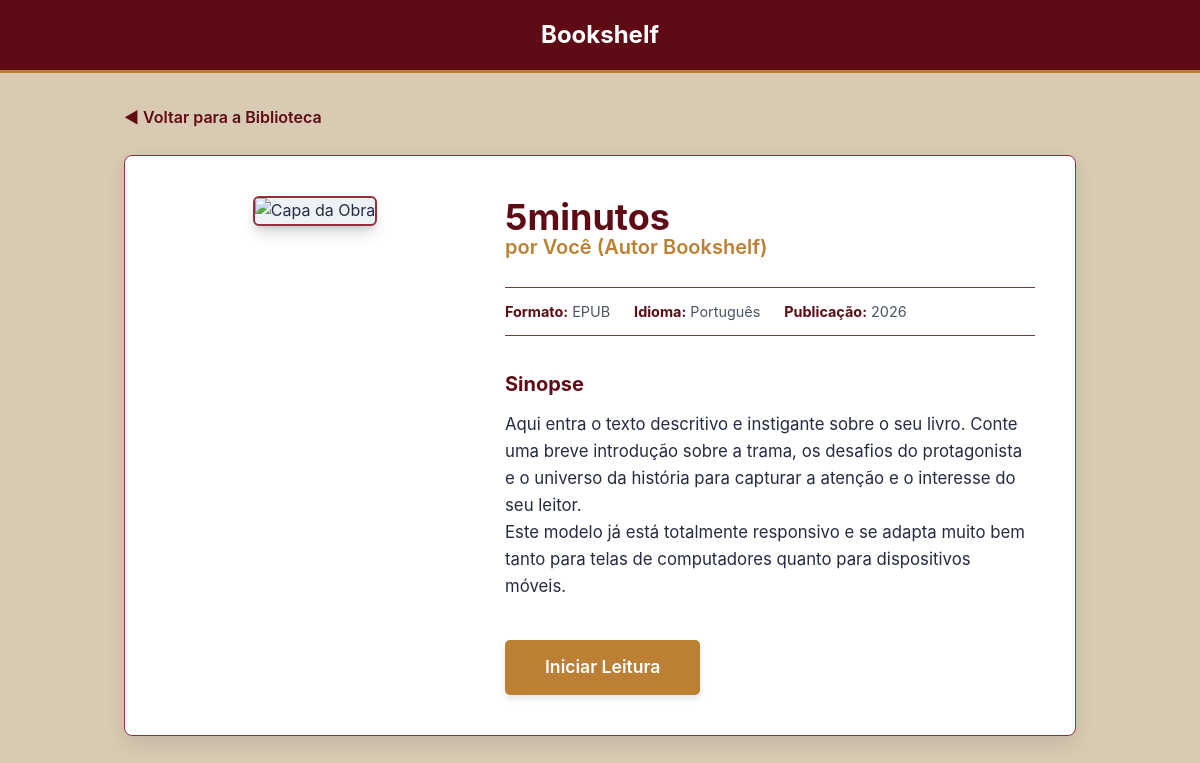
The page /livro/1 on the database its author committed.
### tables this page shows
CREATE TABLE livros (
                id_livro INTEGER PRIMARY KEY AUTOINCREMENT,
                titulo VARCHAR(255) NOT NULL,
                autor VARCHAR(255),
                arquivo_epub VARCHAR(10),
                id_categoria INT
            );

### app.py (the view)
@app.route('/descricao')
@app.route('/livro/<int:id_livro>')
def descricao_livro(id_livro=None):
    livro = None
    if id_livro is not None:
        cursor = mysql.connection.cursor()
        cursor.execute("SELECT id_livro as id, titulo, autor, arquivo_epub as formato FROM livros WHERE id_livro = %s", (id_livro,))
        livro = cursor.fetchone()
        cursor.close()
    return render_template('descricaolv.html', livro=livro)

### app.py (called while the page is built, shortened)
@app.teardown_appcontext
def fechar_conexao_sqlite(exception):
    db = g.pop('sqlite_db', None)
    if db is not None:
        db.close()

    def execute(self, query, params=None):
        q = query.replace('%s', '?')
        if params is not None:
            return self._cursor.execute(q, params)
        return self._cursor.execute(q)

    def fetchone(self):
        row = self._cursor.fetchone()
        return dict(row) if row is not None else None

    def close(self):
        self._cursor.close()

    def cursor(self):
        return SQLiteDictCursor(self._conn)

    def close(self):
        self._conn.close()

    @property
    def connection(self):
        if 'sqlite_db' not in g:
            g.sqlite_db = SQLiteConnectionWrapper(SQLITE_DB_PATH)
        return g.sqlite_db

### templates/descricaolv.html (shortened to what this page needs)
<!DOCTYPE html>
<html lang="pt-BR">
<head>
    <link rel="stylesheet" href="{{ url_for('static', filename='estilogr.css') }}">
</head>
<body>
    <header>
        <h1>Bookshelf</h1>
    </header>
    <div class="container">
        <a href="{{ url_for('index') }}" class="back-link">◀ Voltar para a Biblioteca</a>
        <article class="book-details-card">
            <div class="book-cover-wrapper">
                <img src="https://images.unsplash.com/photo-1544947950-fa07a98d237f?auto=format&fit=crop&w=600&q=80" alt="Capa da Obra" class="book-cover">
            </div>
            <div class="book-info">
                <h2>{{ livro.titulo if livro else 'Nome da Obra Fantástica' }}</h2>
                <div class="book-author">por {{ livro.autor if livro else 'Autor Nome Sobrenome' }}</div>
                <div class="book-meta">
                    <div class="meta-item"><strong>Formato:</strong> {{ livro.formato if livro else 'EPUB' }}</div>
                    <div class="meta-item"><strong>Idioma:</strong> Português</div>
                    <div class="meta-item"><strong>Publicação:</strong> 2026</div>
                </div>
                <div class="book-synopsis">
                    <h3>Sinopse</h3>
                    <p>
                        Aqui entra o texto descritivo e instigante sobre o seu livro. Conte uma breve introdução sobre a trama, os desafios do protagonista e o universo da história para capturar a atenção e o interesse do seu leitor.
                    </p>
                    <p>
                        Este modelo já está totalmente responsivo e se adapta muito bem tanto para telas de computadores quanto para dispositivos móveis.
                    </p>
                </div>
                <a href="{{ url_for('ler_livro', id_livro=livro.id) if livro else url_for('index') }}" class="btn-read">Iniciar Leitura</a>
            </div>
        </article>
    </div>
</body>
</html>

### static/estilogr.css (style rules this page uses)
:root { --bg-main: #D9CAB3; --bg-nav: #5E0B15; --bg-board: #ffffff; --card-bg: #90323D; --card-inner-bg: #5E0B15; --card-info-bg: #90323D; --card-action-bg: #5E0B15; --accent-blue: #BC8034; --accent-magenta: #90323D; --text-dark: #252b42; --text-light: #ffffff; --border-color: #e5e7eb; }
* { box-sizing: border-box; margin: 0; padding: 0; }
body { background-color: var(--bg-main); font-family: 'Montserrat', 'Segoe UI', Roboto, sans-serif; color: var(--text-dark); line-height: 1.5; }
:root { --cor-verde-marca: #5E0B15; --cor-fundo: #D9CAB3; --cor-superficie: #ffffff; --cor-texto-principal: #1f2937; --cor-texto-secundario: #4b5563; --cor-borda: #d1d5db; --cor-primaria: #90323D; --cor-primaria-hover: #5E0B15; --transicao-padrao: transform 0.4s cubic-bezier(0.4, 0, 0.2, 1), opacity 0.4s ease-in-out; --raio-borda: 12px; }
*, *::before, *::after { box-sizing: border-box; margin: 0; padding: 0; }
body { font-family: 'Segoe UI', Roboto, Helvetica, Arial, sans-serif; background-color: var(--cor-fundo); color: var(--cor-texto-principal); min-height: 100vh; display: flex; flex-direction: column; }
:root { --primary-color: #5E0B15; --primary-hover: #90323D; --background: #D9CAB3; --card-bg: #ffffff; --text-main: #252b42; --text-muted: #5E0B15; --border-color: #90323D; --accent-gold: #BC8034; }
body { font-family: 'Montserrat', -apple-system, BlinkMacSystemFont, "Segoe UI", Roboto, Helvetica, Arial, sans-serif; background-color: var(--background); color: var(--text-main); margin: 0; padding: 0; line-height: 1.6; }
header { background-color: var(--primary-color); border-bottom: 3px solid var(--accent-gold); padding: 1rem 2rem; text-align: center; }
header h1 { margin: 0; font-size: 1.5rem; color: #ffffff; }
.container { max-width: 1000px; margin: 2rem auto; padding: 0 1.5rem; }
.back-link { display: inline-block; margin-bottom: 1.5rem; color: var(--primary-color); text-decoration: none; font-weight: 600; transition: color 0.2s ease; }
.book-details-card { background: var(--card-bg); border: 1px solid var(--border-color); border-radius: 8px; padding: 2.5rem; display: grid; grid-template-columns: 300px 1fr; gap: 2.5rem; box-shadow: 0 8px 20px rgba(0, 0, 0, 0.1); }
.book-cover-wrapper { text-align: center; }
.book-cover { width: 100%; max-width: 280px; height: auto; border-radius: 6px; box-shadow: 0 10px 15px -3px rgba(0, 0, 0, 0.15), 0 4px 6px -2px rgba(0, 0, 0, 0.1); background-color: #edf2f7; aspect-ratio: 2/3; object-fit: cover; border: 2px solid var(--border-color); }
.book-info h2 { margin-top: 0; font-size: 2.25rem; color: var(--primary-color); line-height: 1.2; }
.book-author { font-size: 1.25rem; color: var(--accent-gold); font-weight: 600; margin-top: -0.5rem; margin-bottom: 1.5rem; }
.book-meta { display: flex; gap: 1.5rem; margin-bottom: 2rem; font-size: 0.9rem; color: #4b5563; border-top: 1px solid var(--border-color); border-bottom: 1px solid var(--border-color); padding: 0.75rem 0; }
.meta-item strong { color: var(--primary-color); }
.book-synopsis { margin-bottom: 2.5rem; }
.book-synopsis h3 { font-size: 1.25rem; margin-bottom: 0.7rem; color: var(--primary-color); }
.book-synopsis p { color: var(--text-main); font-size: 1.05rem; }
.btn-read { display: inline-block; background-color: var(--accent-gold); color: white; padding: 0.85rem 2.5rem; font-size: 1.1rem; font-weight: 600; border: none; border-radius: 5px; text-decoration: none; text-align: center; cursor: pointer; transition: background-color 0.2s ease, transform 0.1s ease; box-shadow: 0 4px 6px rgba(0, 0, 0, 0.1); }

### rows shown on the page
livros: titulo "5minutos", autor "Você (Autor Bookshelf)", arquivo_epub "EPUB"
